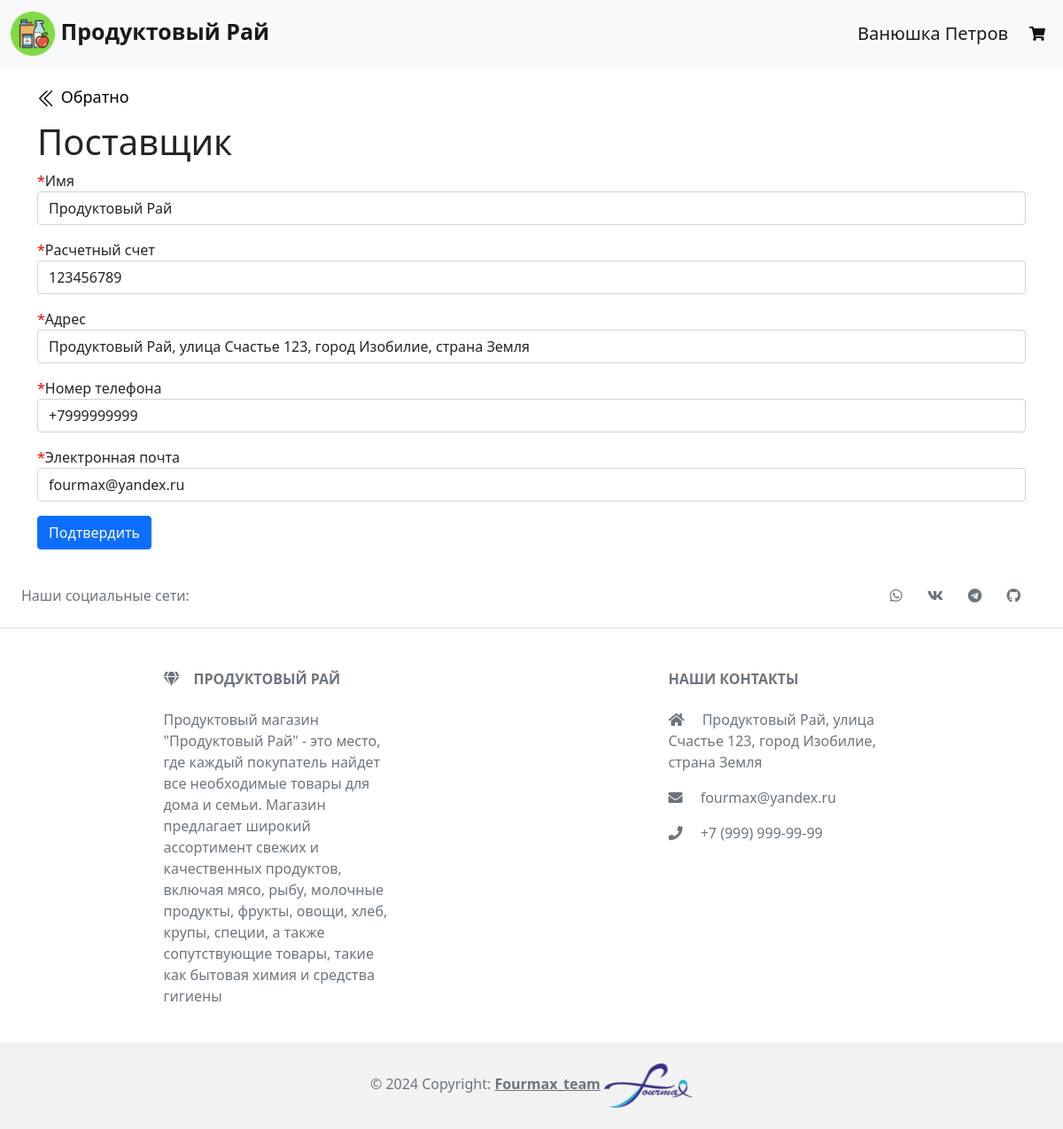
Screenshot of /update_supplier/1 (signed in) with the database file from the repository.
### data/users.py (models this page shows, shortened)
class User(SqlAlchemyBase, UserMixin, SerializerMixin):
    __tablename__ = 'users'
    id = sqlalchemy.Column(sqlalchemy.Integer, primary_key=True,
                           autoincrement=True)
    surname = sqlalchemy.Column(sqlalchemy.String, nullable=True)
    name = sqlalchemy.Column(sqlalchemy.String, nullable=True)
    items_list = sqlalchemy.Column(sqlalchemy.String, nullable=True)
    mobile_phone = sqlalchemy.Column(
        sqlalchemy.String, index=True, unique=True, nullable=True
    )
    hashed_password = sqlalchemy.Column(sqlalchemy.String, nullable=True)
    orders = orm.relationship('Order', back_populates='user')

### data/suppliers.py (models this page shows)
class Supplier(SqlAlchemyBase, SerializerMixin):
    __tablename__ = 'suppliers'
    id = sqlalchemy.Column(sqlalchemy.Integer, primary_key=True,
                           autoincrement=True)
    name = sqlalchemy.Column(sqlalchemy.String, nullable=True)
    payment_account = sqlalchemy.Column(sqlalchemy.String, nullable=True)
    address = sqlalchemy.Column(sqlalchemy.String, nullable=True)
    mobile_phone = sqlalchemy.Column(
        sqlalchemy.String, index=True, unique=True, nullable=True
    )
    email = sqlalchemy.Column(
        sqlalchemy.String, index=True, unique=True, nullable=True
    )
    items = orm.relationship('Item', back_populates='suppliers')

### server.py (the view, shortened to what this page needs)
@app.route("/update_supplier/<int:supplier_id>", methods=['GET', 'POST'])
def update_supplier_page(supplier_id):
    form = AddSupplierForm()
    if request.method == "GET":
        db_sess = db_session.create_session()
        supplier = db_sess.query(Supplier).filter(
            Supplier.id == supplier_id
        ).first()
        if supplier:
            form.name.data = supplier.name
            form.payment_account.data = supplier.payment_account
            form.address.data = supplier.address
            form.mobile_phone.data = supplier.mobile_phone
            form.email.data = supplier.email
        else:
            abort(404)
    return render_template(
        'add_supplier.html', title='Редактирование поставщика',
        host_data=request.host, form=form
    )

### forms/admin.py
class AddSupplierForm(FlaskForm):
    name = StringField('Имя', validators=[DataRequired()])
    payment_account = IntegerField(
        'Расчетный счет',
        validators=[DataRequired()]
    )
    address = StringField('Адрес', validators=[DataRequired()])
    mobile_phone = TelField(
        'Номер телефона', validators=[DataRequired(), Length(max=15)]
    )
    email = StringField(
        'Электронная почта', validators=[DataRequired()]
    )
    submit = SubmitField('Подтвердить')

### data/db_session.py (called while the page is built)
def create_session() -> Session:
    global __factory
    return __factory()

### server.py (called while the page is built)
@login_manager.user_loader
def load_user(user_id):
    db_sess = db_session.create_session()
    return db_sess.query(User).get(user_id)

### templates/add_supplier.html (shortened to what this page needs)
{% extends "base.html" %}
{% block content %}
    <div class="return-to-catalog" style="padding-top: 20px;">
        <a href="/admin">
        </a>
        <a href="/admin">Обратно</a>
    </div>
    <h1>Поставщик</h1>
    <form action="" method="post">
        <p>
            <span class="req-marker">*</span>{{ form.name.label }}<br>
            {{ form.name(class="form-control") }}
        </p>
        <p>
            <span class="req-marker">*</span>{{ form.payment_account.label }}<br>
            {{ form.payment_account(class="form-control") }}
        </p>
        <p>
            <span class="req-marker">*</span>{{ form.address.label }}<br>
            {{ form.address(class="form-control") }}
        </p>
        <p>
            <span class="req-marker">*</span>{{ form.mobile_phone.label }}<br>
            {{ form.mobile_phone(class="form-control", type="tel") }}
        </p>
        <p>
            <span class="req-marker">*</span>{{ form.email.label }}<br>
            {{ form.email(class="form-control", type="email") }}
        </p>
        <p>{{ form.submit(type="submit", class="btn btn-primary") }}</p>
    </form>
{% endblock %}

### templates/base.html (shortened to what this page needs)
<!doctype html>
<html lang="en">
<head>
    <link href="/static/css/normalize.css" rel="stylesheet">
    <link href="https://cdn.jsdelivr.net/npm/bootstrap@5.0.0-beta3/dist/css/bootstrap.min.css" rel="stylesheet">
	<link rel="stylesheet" href="https://use.fontawesome.com/releases/v5.15.3/css/all.css">
    <link rel="stylesheet" type="text/css" href="/static/css/style.css" />
</head>
    <body>
    <header>
        <nav class="navbar navbar-expand-sm navbar-light bg-light">
            <div class="container-fluid">
                <a class="navbar-brand" href="/"
                   style="font-size: 25px">
                    <img src="/static/img/nav_icon.png" class="nav_icon"
                         width="50px" height="50px">
                    <b>Продуктовый Рай</b>
                </a>
                <div class="collapse navbar-collapse" id="navbarSupportedContent">
                    <ul class="navbar-nav ms-auto mb-1 mb-lg-0">
                        {% if current_user.is_authenticated %}
                            <a class="navbar-brand" href="{{ '/admin' if current_user.id == 1 else '/personal_account' }}" id="{{current_user.id}}" name="current_user">{{ current_user.name }} {{ current_user.surname }}</a>
                        {% endif %}
                        <li class="nav-item">
                            {% if current_user.is_authenticated %}
                                {% if current_user.id != 1 %}
                                    <a class="nav-link" href="#" data-bs-toggle="modal" data-bs-target="#modal-cart">
                                        <i class="fas fa-shopping-cart"></i>
                                    </a>
                                {% endif %}
                            {% else %}
                                <a class="nav-link" href="/login">
                                    <i class="fas fa-shopping-cart"></i>
                                </a>
                            {% endif %}
                        </li>
                    </ul>
                </div>
            </div>
        </nav>
    </header>
    <main role="main" class="container">
        {% block content %}{% endblock %}
    </main>
    <footer class="text-center text-lg-start bg-body-tertiary text-muted">
      <section class="d-flex justify-content-center justify-content-lg-between p-4 border-bottom">
        <div class="me-5 d-none d-lg-block">
          <span>Наши социальные сети:</span>
        </div>
        <div>
          <a href="#" class="me-4 text-reset"><i class="fab fa-whatsapp"></i></a>
          <a href="#" class="me-4 text-reset"><i class="fab fa-vk"></i></a>
          <a href="#" class="me-4 text-reset"><i class="fab fa-telegram"></i></a>
          <a href="https://github.com/DABer1805/online_store.git" class="me-4 text-reset"><i class="fab fa-github"></i></a>
        </div>
      </section>
      <section class="">
        <div class="container text-center text-md-start mt-5">
          <div class="row mt-3">
            <div class="col-md-3 col-lg-4 col-xl-3 mx-auto mb-4">
              <h6 class="text-uppercase fw-bold mb-4">
                <i class="fas fa-gem me-3"></i>Продуктовый Рай
              </h6>
              <p>
                Продуктовый магазин "Продуктовый Рай" - это место, где
                каждый покупатель найдет все необходимые
                товары для дома и семьи. Магазин предлагает широкий
                ассортимент свежих и качественных продуктов, включая мясо,
                рыбу, молочные продукты, фрукты, овощи, хлеб, крупы,
                специи, а также сопутствующие товары, такие как бытовая
                химия и средства гигиены
              </p>
            </div>
            <div class="col-md-4 col-lg-3 col-xl-3 mx-auto mb-md-0 mb-4">
              <h6 class="text-uppercase fw-bold mb-4">Наши контакты</h6>
              <p><i class="fas fa-home me-3"></i> Продуктовый Рай, улица Счастье 123, город Изобилие, страна Земля</p>
              <p>
                <i class="fas fa-envelope me-3"></i>
                fourmax@yandex.ru
              </p>
              <p><i class="fas fa-phone me-3"></i> +7 (999) 999-99-99</p>
            </div>
          </div>
        </div>
      </section>
      <div class="text-center p-4" style="background-color: rgba(0, 0, 0, 0.05);">
        © 2024 Copyright:
        <a class="text-reset fw-bold" href="https://github.com/DABer1805/online_store.git">Fourmax_team</a>
          <img src="/static/img/brand_img.png" style="height: 50px; width: 100px">
      </div>
    </footer>
    </body>
</html>

### static/css/style.css (style rules this page uses)
* { scrollbar-width: 3px; scrollbar-color: #c1c1c1 #f1f1f1; }
.navbar-light .navbar-nav .nav-link { color: #111; font-weight: 500; text-transform: uppercase; }
.return-to-catalog { height: 60px; }
.return-to-catalog a { color: black; font-size: 18px; font-weight: 450; text-decoration: none; }
.return-to-catalog svg { width: 22px; height: 22px; }
.req-marker { color: red; }

### rows the page displays
User: name "Ванюшка", surname "Петров"
Supplier: name "Продуктовый Рай", payment_account "123456789", address "Продуктовый Рай, улица Счастье 123, город Изобилие, страна Земля", mobile_phone "+7999999999", email "fourmax@yandex.ru"
